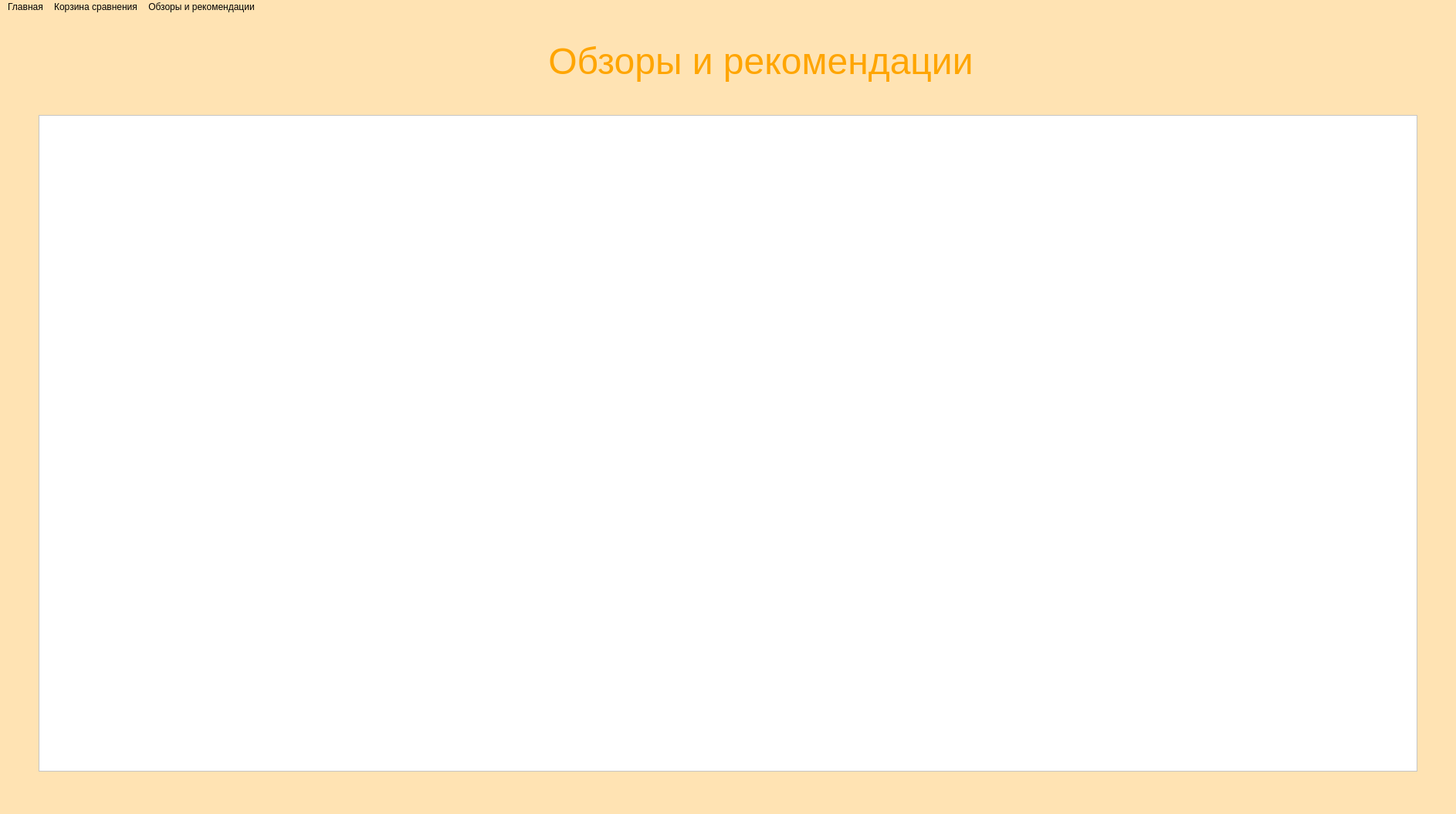
<?xml version="1.0" encoding="UTF-8"?>
<ui version="4.0">
 <class>MainWindow</class>
 <widget class="QMainWindow" name="MainWindow">
  <property name="geometry">
   <rect>
    <x>0</x>
    <y>0</y>
    <width>1886</width>
    <height>1055</height>
   </rect>
  </property>
  <property name="sizePolicy">
   <sizepolicy hsizetype="Preferred" vsizetype="Preferred">
    <horstretch>0</horstretch>
    <verstretch>0</verstretch>
   </sizepolicy>
  </property>
  <property name="windowTitle">
   <string>Главная страница</string>
  </property>
  <property name="styleSheet">
   <string notr="true">background-color: #ffe3b3</string>
  </property>
  <property name="toolButtonStyle">
   <enum>Qt::ToolButtonIconOnly</enum>
  </property>
  <property name="animated">
   <bool>true</bool>
  </property>
  <property name="documentMode">
   <bool>false</bool>
  </property>
  <widget class="QWidget" name="centralwidget">
   <widget class="QLabel" name="lbl_find">
    <property name="geometry">
     <rect>
      <x>480</x>
      <y>20</y>
      <width>1011</width>
      <height>81</height>
     </rect>
    </property>
    <property name="font">
     <font>
      <pointsize>36</pointsize>
     </font>
    </property>
    <property name="styleSheet">
     <string notr="true">color: orange</string>
    </property>
    <property name="frameShape">
     <enum>QFrame::NoFrame</enum>
    </property>
    <property name="frameShadow">
     <enum>QFrame::Plain</enum>
    </property>
    <property name="text">
     <string>Обзоры и рекомендации</string>
    </property>
    <property name="textFormat">
     <enum>Qt::AutoText</enum>
    </property>
    <property name="scaledContents">
     <bool>false</bool>
    </property>
    <property name="alignment">
     <set>Qt::AlignCenter</set>
    </property>
   </widget>
   <widget class="QListWidget" name="list_items">
    <property name="geometry">
     <rect>
      <x>50</x>
      <y>130</y>
      <width>1786</width>
      <height>851</height>
     </rect>
    </property>
    <property name="styleSheet">
     <string notr="true">background-color: white</string>
    </property>
   </widget>
  </widget>
  <widget class="QMenuBar" name="menubar">
   <property name="geometry">
    <rect>
     <x>0</x>
     <y>0</y>
     <width>1886</width>
     <height>26</height>
    </rect>
   </property>
   <widget class="QMenu" name="menu_home">
    <property name="title">
     <string>Главная</string>
    </property>
   </widget>
   <widget class="QMenu" name="menu_basket">
    <property name="title">
     <string>Корзина сравнения</string>
    </property>
   </widget>
   <widget class="QMenu" name="menu_review">
    <property name="geometry">
     <rect>
      <x>231</x>
      <y>153</y>
      <width>159</width>
      <height>54</height>
     </rect>
    </property>
    <property name="font">
     <font>
      <pointsize>9</pointsize>
     </font>
    </property>
    <property name="styleSheet">
     <string notr="true"/>
    </property>
    <property name="title">
     <string>Обзоры и рекомендации</string>
    </property>
    <property name="separatorsCollapsible">
     <bool>false</bool>
    </property>
   </widget>
   <addaction name="menu_home"/>
   <addaction name="menu_basket"/>
   <addaction name="menu_review"/>
  </widget>
  <action name="action">
   <property name="text">
    <string>сц</string>
   </property>
  </action>
 </widget>
 <resources/>
 <connections/>
</ui>
